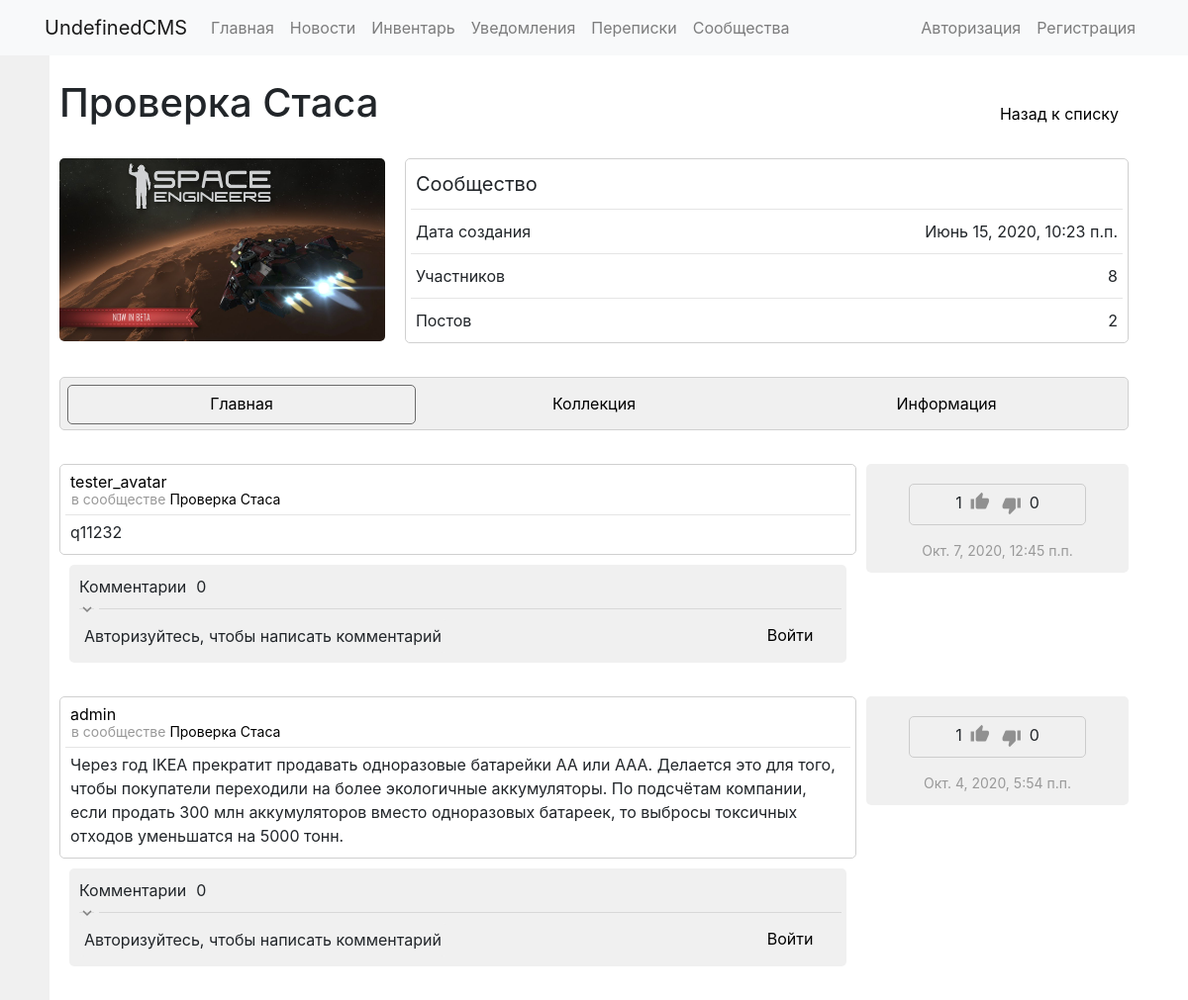
The page /groups/fgjj/ on the database as committed earlier.
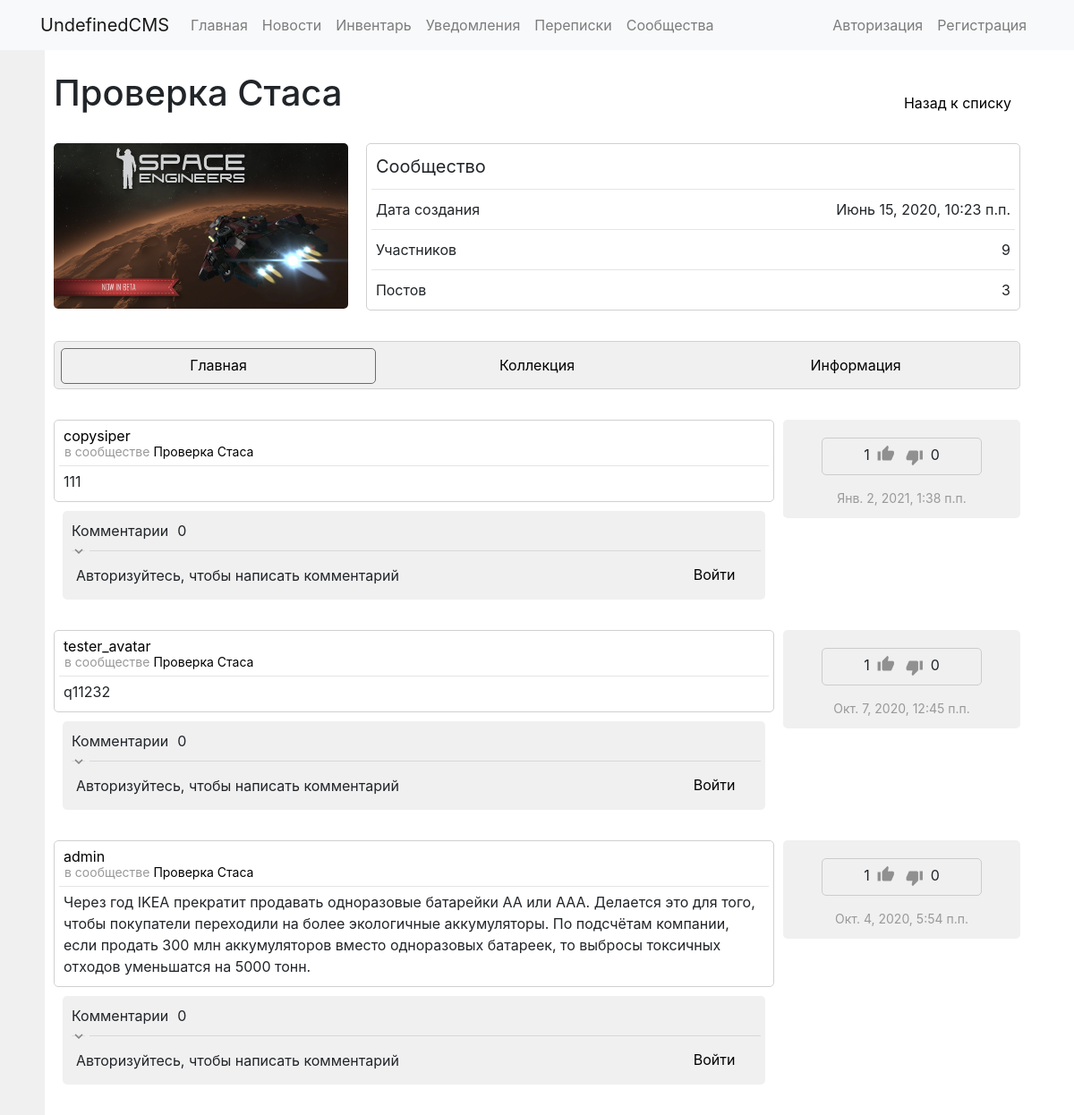
The same page on the database as committed later.
### communities/models.py (models this page shows, shortened)
class Group(models.Model):
	groupname = models.CharField(max_length=40)
	image = models.ImageField(upload_to='groups/groupimages', default=False)
	slug = models.SlugField(max_length=40, unique=True)
	description = models.TextField(blank=True)
	public = models.BooleanField(default=True)
	allowarticles = models.IntegerField(default=2)
	pubdate = models.DateTimeField('date published', default=datetime.now)
	admin = models.ForeignKey(User, on_delete=models.CASCADE, null=True, blank=True, related_name='groups_admins')
	editors = models.ManyToManyField(User, blank=True, related_name='groups_editors')
	subscribers = models.ManyToManyField(User, blank=True, related_name='groups_subs')
	subrequests = models.ManyToManyField(User, blank=True, related_name='groups_requests')
	banned = models.ManyToManyField(User, blank=True, related_name='groups_banned')
	rating = models.FloatField(null=True, blank=True, default=0)
	def can_see_group(self, user):
		if user in self.banned.all():
			return False
		if self.public:
			return True
		if user in self.subscribers.all() or user in self.editors.all() or user == self.admin:
			return True
		return False

### news_feed/models.py (models this page shows, shortened)
class BasicArticle(models.Model):
	allowed = models.BooleanField(default=True)
	author = models.ForeignKey(User, on_delete=models.PROTECT, related_name='articles', null=True, blank=True)
	title = models.CharField(max_length=256, default='')
	text = models.TextField()
	pubdate = models.DateTimeField('date published', default=datetime.now)
	pluses = models.ManyToManyField(User, blank=True, related_name='plused_articles')
	minuses = models.ManyToManyField(User, blank=True, related_name='minused_articles')
	views = models.ManyToManyField(User, blank=True, related_name='viewed_articles')
	allow_comments = models.BooleanField(default=True, null=True)
	comments = models.OneToOneField(CommentsList, on_delete=models.CASCADE, null=True, blank=True, related_name="article")
	files = models.OneToOneField(ArticleFilesList, on_delete=models.CASCADE, null=True, blank=True, related_name="article")
	rating = models.IntegerField(default=0)
	objects = InheritanceManager()

class PersonalInCommunityArticle(BasicArticle):
	group = models.ForeignKey(Group, on_delete=models.PROTECT, related_name='personal_in_community_articles')

class BasicArticle(models.Model):
	allowed = models.BooleanField(default=True)
	author = models.ForeignKey(User, on_delete=models.PROTECT, related_name='articles', null=True, blank=True)
	title = models.CharField(max_length=256, default='')
	text = models.TextField()
	pubdate = models.DateTimeField('date published', default=datetime.now)
	pluses = models.ManyToManyField(User, blank=True, related_name='plused_articles')
	minuses = models.ManyToManyField(User, blank=True, related_name='minused_articles')
	views = models.ManyToManyField(User, blank=True, related_name='viewed_articles')
	allow_comments = models.BooleanField(default=True, null=True)
	comments = models.OneToOneField(CommentsList, on_delete=models.CASCADE, null=True, blank=True, related_name="article")
	files = models.OneToOneField(ArticleFilesList, on_delete=models.CASCADE, null=True, blank=True, related_name="article")
	rating = models.IntegerField(default=0)
	objects = InheritanceManager()

class CommentsList(models.Model):
	pass

### communities/views.py (the view)
# urls.py: path('<str:groupslug>/', community, name='community'),
def community(request, groupslug):
	if Group.objects.filter(slug=groupslug).exists():
		group = Group.objects.get(slug=groupslug)
		if not group.can_see_group(request.user):
			context = {
				'group': group,
			}
			return render(request, 'communities/closedgroup.html', context)
		personal_in_community_articles = PersonalInCommunityArticle.objects.filter(allowed=True)
		community_articles = CommunityArticle.objects.filter(allowed=True)
		articles = sorted(chain(personal_in_community_articles, community_articles), key=lambda instance: instance.pubdate, reverse=True)
		personal_in_community_request_articles = PersonalInCommunityArticle.objects.filter(allowed=False)
		community_request_articles = CommunityArticle.objects.filter(allowed=False)
		request_articles = sorted(chain(personal_in_community_request_articles, community_request_articles), key=lambda instance: instance.pubdate)
		articles_count = len(articles)
		if request.user.is_authenticated and group.personal_in_community_articles.filter(allowed=False, author=request.user):
			author_request_articles = group.personal_in_community_articles.filter(allowed=False, author=request.user).order_by('-pubdate')
		else:
			author_request_articles = []
		context = {
			'group': group,
			'articles': articles,
			'request_articles': request_articles,
			'articles_count': articles_count,
			'author_request_articles': author_request_articles
		}
		return render(request, 'communities/community.html', context)
	else:
		return render(request, 'communities/nogroup.html', status=404)

### communities/templates/communities/community.html (shortened to what this page needs)
{% extends "communities/community_template.html" %}
{% block main %}
  {% load templatetags %}
  <div class="content_block" style="display: block;">
    <div id="articles" class="">
      {% for post in articles %}
        <div class="inline-wrapper">
          <div style="width: calc(75% - 5px);">
            <div class="plate">
              <div class="inline-wrapper" style="height: 40px;">
                <div class="inline-wrapper">
                  {% if post.author %}
                    <div style="margin-top: -5px">
                      <div class="text2"><a class="link1" href="{% url 'UserProfile:userprofile' post.author %}">{{ post.author }}</a></div>
                      <div class="text3" style="margin-top: -10px;">в сообществе <a class="link1" href="{% url 'communities:community' group.slug %}">{{ group.groupname }}</a></div>
                    </div>
                  {% else %}
                    <img class="small-img" src="{{ group.image.url }}" alt="" onError="this.remove()">
                    <div class="text2" style="margin-top: 7px"><a class="link1" href="{% url 'communities:community' group.slug %}">{{ post.group }}</a></div>
                  {% endif %}
                </div>
              </div>
              <hr>
              <div class="text2">{{ post.text }}</div>
            </div>
            <div style="padding: 0px 10px;">
              {% if post.allow_comments %}
                {% include "news_feed/comments.html" %}
              {% else %}
                <div class="solid">
                  <div class="text2">Комментарии отключены</div>
                </div>
              {% endif %}
            </div>
          </div>
          <div class="solid" style="width: calc(25% - 5px); height: 110px; text-align: center;">
            <div style="display: flex; margin: 15px auto 15px; text-align: center; padding: 10px 10px 0px 10px; width: 70%; border-radius: 5px; border: 1px #CCC solid;">
              <div style="display: flex; margin: auto;">
                <div class="text2" id="plus{{post.id}}" style="margin-top: -4px; margin-right: 6px;">{{ post.pluses.count }}</div>
                {% if request.user.is_authenticated %}
                  {% can_plus post request.user as can_plus_val %}
                  {% if not can_plus_val %}
                    <i class="material-icons icon3-1 grey-color-1" style="margin-right: 10px; margin-top: -3px;" title="Вы не можете оценивать собственный пост">thumb_up</i>
                    <i class="material-icons icon3-1 grey-color-1" style="margin-top: 1px;" title="Вы не можете оценивать собственный пост">thumb_down</i>
                  {% else %}
                    {% if request.user in post.pluses.all %}
                      <i class="material-icons icon3-1 pointer green-color" id="plusicon{{post.id}}" style="margin-right: 10px; margin-top: -3px;" onclick="plus_minus('{{ post.id }}', 'remove_plus')">thumb_up</i>
                      <i class="material-icons icon3-1 pointer grey-color" id="minusicon{{post.id}}" style="margin-top: 1px;" onclick="plus_minus('{{ post.id }}', 'minusminus')">thumb_down</i>
                    {% elif request.user in post.minuses.all %}
                      <i class="material-icons icon3-1 pointer  grey-color" id="plusicon{{post.id}}" style="margin-right: 10px; margin-top: -3px;" onclick="plus_minus('{{ post.id }}', 'plusplus')">thumb_up</i>
                      <i class="material-icons icon3-1 pointer red-color" id="minusicon{{post.id}}" style="margin-top: 1px;" onclick="plus_minus('{{ post.id }}', 'remove_minus')">thumb_down</i>
                    {% else %}
                      <i class="material-icons icon3-1 pointer grey-color" id="plusicon{{post.id}}" style="margin-right: 10px; margin-top: -3px;" onclick="plus_minus('{{ post.id }}', 'plus')">thumb_up</i>
                      <i class="material-icons icon3-1 pointer grey-color" id="minusicon{{post.id}}" style="margin-top: 1px;" onclick="plus_minus('{{ post.id }}', 'minus')">thumb_down</i>
                    {% endif %}
                  {% endif %}
                {% else %}
                  <i class="material-icons icon3-1 grey-color-1" style="margin-right: 10px; margin-top: -3px;">thumb_up</i>
                  <i class="material-icons icon3-1 grey-color-1" style="margin-top: 1px;">thumb_down</i>
                {% endif %}
                <div class="text2" id="minus{{post.id}}" style="margin-top: -4px; margin-left: 6px;">{{ post.minuses.count }}</div>
              </div>
            </div>
            <div class="text3">{{ post.pubdate }}</div>
          </div>
        </div>
        <br>
      {% empty %}
      <div class="plate">
        <div class="text2">Нет постов</div>
      </div>
      {% endfor %}
    </div>
  </div>
{% endblock %}

### communities/templates/communities/community_template.html (shortened to what this page needs)
{% extends "base_general.html" %}
{% load static %}
{% block links %}
  <link rel="stylesheet" href="{% static 'communities/css/style.css' %}"/>
{% endblock %}
{% block content %}
  <div class="inline-wrapper">
    <h1>{{ group.groupname }}</h1>
    <a class="button1" href="{% url 'communities:home' %}">Назад к списку</a>
  </div>
  <br>
  <div class="inline-wrapper">
    {% if group.image.url != '/media/False' %}
      <div id="mainimage" style="margin-right: 20px;">
        <div class="inline-wrapper">
          <div style="position: relative;">
            <img class="group-img" src="{{ group.image.url }}" onError="this.parentElement.parentElement.parentElement.remove()">
          </div>
        </div>
      </div>
    {% endif %}
    <div class="plate" style="width: 100%;">
      <div class="inline-wrapper">
        <div class="text1">Сообщество</div>
      </div>
      <hr>
      <div class="inline-wrapper">
        <div class="text2">Дата создания</div>
        <div class="text2">{{ group.pubdate }}</div>
      </div>
      <hr>
      <div class="inline-wrapper">
        <div class="text2">Участников</div>
        <div class="inline-wrapper">
          <div class="text2">{{ group.subscribers.count|add:group.editors.count|add:1 }}</div>
        </div>
      </div>
      <hr>
      <div class="inline-wrapper">
        <div class="text2">Постов</div>
        <div class="text2">{{ articles_count }}</div>
      </div>
    </div>
  </div>
  <br>
  {% if request.user in group.subscribers.all or request.user in group.editors.all or request.user == group.admin or group.public and request.user not in group.banned.all %}
    <div class="inline-wrapper plate solid">
      <a id="to_main" class="button0" href="{% url 'communities:community' group.slug %}">Главная</a>
      <a id="to_collection" class="button0" href="{% url 'communities:collection' group.slug %}">Коллекция</a>
      <a id="to_information" class="button0" href="{% url 'communities:information' group.slug %}">Информация</a>
    </div>
    <br>
    {% block main %}{% endblock %}
  {% else %}
    <div class="plate">
      <div class="text2">{% if request.user in group.banned.all %}Вы заблокированы в данном сообществе{% else %}Вы не можете просматривать контент сообщества{% endif %}</div>
    </div>
  {% endif %}
{% endblock %}

### news_feed/templates/news_feed/comments.html (shortened to what this page needs)
{% load templatetags %}
<div class="solid">
  <div style="display: flex;">
    <div class="text2">Комментарии </div>
    <div id="post{{ post.id }}commentcount" class="text2" id="post{{ post.id }}commentcount">{{ post.comments.comments.count }}</div>
  </div>
  <div style="display: flex;">
    <div id="post{{ post.id }}helper" class="comment-helper" onclick="showcomments('{{ post.id }}')">
      <i id="post{{ post.id }}icon-helper" class="material-icons icon-comment-helper">keyboard_arrow_down</i>
    </div>
    <div id="post{{ post.id }}comments" style="width: calc(100% - 25px);">
      <hr>
    </div>
  </div>
  <div class="inline-wrapper">
    {% can_comment post request.user as can_comment_val %}
    {% if can_comment_val %}
      <img class="small-img" src="/media/{{ request.user.profile.avatar }}" alt="" onError="this.remove()">
      <div style="width: 100%;">
        <div id="post{{ post.id }}inputgroup" class="mb-1">
          <textarea class="textarea2 form-control" maxlength="750" answering='' editing='' id="comment{{ post.id }}input" style="height: 30px;" oninput="auto_grow(this); update_symbols('post{{ post.id }}commentssymbols', 'comment{{ post.id }}input', 750)" onclick="auto_grow(this)" placeholder="Оставить комментарий..."></textarea>
          <div class="input-group-append hidden" id="post{{ post.id }}inputgroupappend">
            <button class="btn btn-outline-secondary" type="button" onclick="closecomment('{{ post.id }}')">
              <svg width="1em" height="1em" viewBox="3 4 10 10" class="bi bi-x" fill="currentColor" xmlns="http://www.w3.org/2000/svg">
              <path fill-rule="evenodd" d="M11.854 4.146a.5.5 0 0 1 0 .708l-7 7a.5.5 0 0 1-.708-.708l7-7a.5.5 0 0 1 .708 0z"/>
              <path fill-rule="evenodd" d="M4.146 4.146a.5.5 0 0 0 0 .708l7 7a.5.5 0 0 0 .708-.708l-7-7a.5.5 0 0 0-.708 0z"/>
            </svg>
            </button>
          </div>
        </div>
        <div class="inline-wrapper-2">
          <div id="comment{{ post.id }}answertext" class="text3 inline-item hidden"></div>
          <div class="text3 inline-item" id="post{{ post.id }}commentssymbols">Еще символов: 750</div>
        </div>
      </div>
      <div id="comment{{ post.id }}buttonsend" class="button0" style="width: 100px; margin-left: 10px;" onclick="createcomment('{{ post.id }}')">Отправить</div>
      <div id="comment{{ post.id }}buttonedit" class="button0 hidden" style="width: 100px; margin-left: 10px;" onclick="editcomment('{{ post.id }}')">Сохранить</div>
    {% elif not request.user.is_authenticated %}
      <div class="text2 solid">Авторизуйтесь, чтобы написать комментарий</div>
      <a class="button0" style="width: 100px; margin-left: 10px;" href="/auth/login">Войти</a>
    {% else %}
      <div class="text2 solid">Вы не можете комментировать этот пост</div>
    {% endif %}
  </div>
</div>

Rows that differ between the two databases and show on the page:
computed for Group "Проверка Стаса": subscribers.count|add "8" → "9"
added PersonalInCommunityArticle: author "copysiper", {{ group.groupname }} "Проверка Стаса", text "111", comments.comments.count "0", pluses.count "1", minuses.count "0", pubdate "Янв. 2, 2021, 1:38 п.п."
Other text that changed with them:
{{ articles_count }}: "2" → "3"
